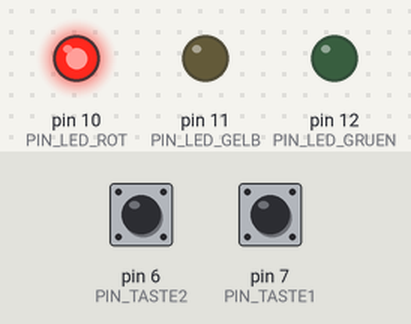
A sketch run on a simulated Arduino Uno, built with avr-gcc and run on an emulated ATmega328P. Shown: output pins drawn as LEDs (lit = HIGH). Dashed ring = blinking. The test bench sets the inputs (shaded band); at power-on: pin 7 (PIN_TASTE1) HIGH, pin 6 (PIN_TASTE2) HIGH.

Above: at 1.2 s.
1.3 s: pin 7 (PIN_TASTE1) pulled LOW for 3.2 s
At 2.05 s:
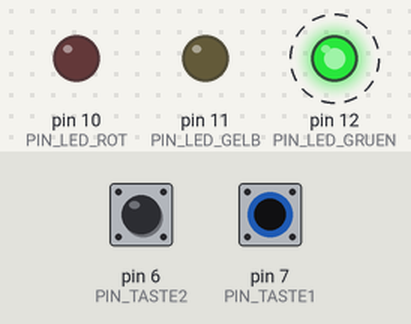
6.0 s: pin 6 (PIN_TASTE2) pulled LOW for 3.2 s
At 7.6 s:
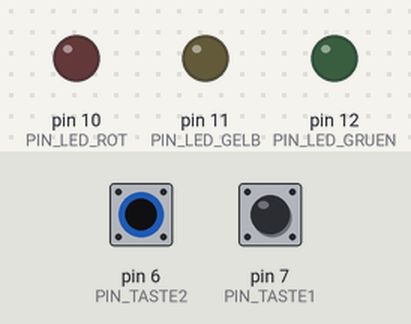
10.8 s: pin 6 (PIN_TASTE2) pulled LOW for 0.15 s
13.9 s: pin 6 (PIN_TASTE2) pulled LOW for 1 s
At 16.8 s:
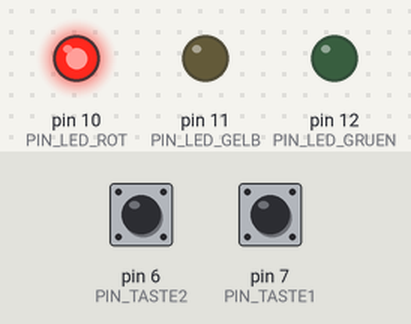
Timing chart, 0 to 18.0 s (numbered marks = the images above; inputs shaded):
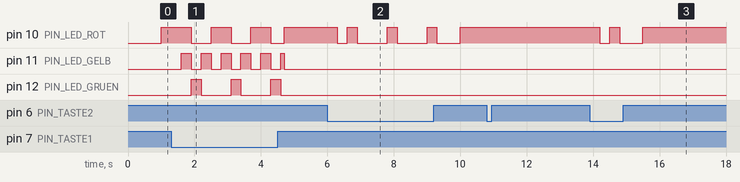

The sketch:

sm7.ino
```cpp
/***********************************
 * State machine 7, Vers. 1.0
 * Automatische Schaltung mit verschiedenen Schaltzeiten
 * Schaltet Zuständ rot - rot/gelb - grün - gelb - rot
 * Der Hobbyelektroniker, 12.06.2018
 ***********************************/

// Pin - Definitionen
const int PIN_LED_GRUEN = 12;
const int PIN_LED_GELB = 11;
const int PIN_LED_ROT = 10;

const int PIN_TASTE1 = 7;
const int PIN_TASTE2 = 6;

// Zustände
const int Z_KEINE = 0;
const int Z_ROT = 1;
const int Z_GELB = 2;
const int Z_GRUEN = 3;
const int Z_ROT_GELB = 4;

// Variablen für Ereignisse
bool e_taste1;
bool e_taste2;
bool e_takt;

// Variablen für Zustände
int zustand;

void keine() {
  digitalWrite(PIN_LED_GRUEN,LOW);
  digitalWrite(PIN_LED_GELB,LOW);
  digitalWrite(PIN_LED_ROT,LOW);
  zustand = Z_KEINE;
  e_taste1 = false;
  e_taste2 = false;
}

void rot() {
  Serial.println("rot");
  digitalWrite(PIN_LED_GRUEN,LOW);
  digitalWrite(PIN_LED_GELB,LOW);
  digitalWrite(PIN_LED_ROT,HIGH);
  zustand = Z_ROT;
  e_taste1 = false;
  e_takt = false;
}

void gruen() {
  Serial.println("gruen");
  digitalWrite(PIN_LED_GRUEN,HIGH);
  digitalWrite(PIN_LED_GELB,LOW);
  digitalWrite(PIN_LED_ROT,LOW);
  zustand = Z_GRUEN;
  e_taste1 = false;
  e_takt = false;
}

void gelb() {
  digitalWrite(PIN_LED_GRUEN,LOW);
  digitalWrite(PIN_LED_GELB,HIGH);
  digitalWrite(PIN_LED_ROT,LOW);
  zustand = Z_GELB;
  e_taste1 = false;
  e_takt = false;
}

void rot_gelb() {
  digitalWrite(PIN_LED_GRUEN,LOW);
  digitalWrite(PIN_LED_GELB,HIGH);
  digitalWrite(PIN_LED_ROT,HIGH);
  zustand = Z_ROT_GELB;
  e_taste1 = false;
  e_takt = false;
}

void takt() {
  static unsigned long start= 0;
  int zeit;
  switch (zustand) {
    case Z_ROT: zeit = 5000; break;
    case Z_GRUEN: zeit = 2000; break;
    default: zeit = 1000;
  }
  if (start+zeit < millis()) {
    e_takt = true;
    start = millis();
  }
}

void ereignisse() {
  if (digitalRead(PIN_TASTE1) == LOW) {
    e_taste1 = true;
    delay(300);
  }
  if (digitalRead(PIN_TASTE2) == LOW) {
    e_taste2 = true;
    delay(300);
  }
  takt();
}

void verarbeitung() {
  if (e_taste2) keine(); // Taste 2 schaltet sofort aus
  if (e_taste1 || e_takt) { // Die Aktion hängt vom aktuellen Zustand ab
    switch(zustand) {
      case Z_KEINE: rot(); break;
      case Z_ROT: rot_gelb(); break;
      case Z_ROT_GELB: gruen(); break;
      case Z_GRUEN: gelb(); break;
      case Z_GELB: rot(); break;
    }
  }
}


void setup() {
  // Pin's vorbereiten
  pinMode(PIN_LED_GRUEN,OUTPUT);
  pinMode(PIN_LED_GELB,OUTPUT);
  pinMode(PIN_LED_ROT,OUTPUT);

  pinMode(PIN_TASTE1,INPUT_PULLUP);
  pinMode(PIN_TASTE2,INPUT_PULLUP);

  // Ausgangszustand herstellen
  digitalWrite(PIN_LED_GRUEN,LOW);
  digitalWrite(PIN_LED_GELB,LOW);
  digitalWrite(PIN_LED_ROT,LOW);
  zustand = Z_KEINE;
  e_taste1 = false;
  e_taste2 = false;
  e_takt = false;
}

void loop() {
  ereignisse();
  verarbeitung();
}
```

Measured:
- after the input at 1.3 s, pin 10 (PIN_LED_ROT): goes LOW 0.60 s, HIGH 0.60 s, LOW 0.60 s, HIGH 0.60 s, LOW 0.40 s, then HIGH, starting after 0.60 s; pin 11 (PIN_LED_GELB): goes 5 × (HIGH 0.30 s, LOW 0.30 s), HIGH 0.10 s, then LOW, starting after 0.30 s; pin 12 (PIN_LED_GRUEN): alternates HIGH for 0.30 s and LOW for 0.90 s, starting after 0.60 s
- after the input at 6.0 s, pin 11 (PIN_LED_GELB): stays LOW (without the input it goes to HIGH after 3.7 s); pin 12 (PIN_LED_GRUEN): stays LOW (without the input it goes to HIGH after 4.7 s)
- after the input at 13.9 s, pin 10 (PIN_LED_ROT): HIGH → LOW after 0.30 s instead of 3.2 s; pin 11 (PIN_LED_GELB): stays LOW (without the input it goes to HIGH after 2.2 s); pin 12 (PIN_LED_GRUEN): stays LOW (without the input it goes to HIGH after 3.2 s)
